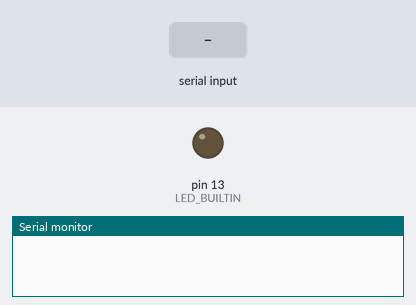
The sketch below on a simulated Arduino Uno, built with avr-gcc and run on an emulated ATmega328P. On the bench: output pins drawn as LEDs (lit = HIGH), the last lines printed to the serial monitor. The inputs (shaded band) are chosen by the test bench.

Above: at 1.2 s.
1.3 s: "a" received over Serial
At 2.5 s:
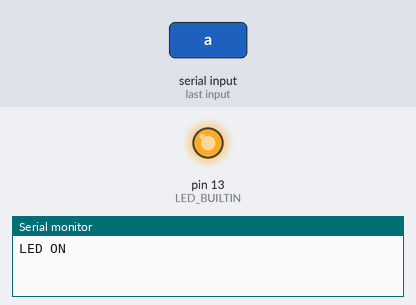
2.8 s: "b" received over Serial
At 3.3 s:
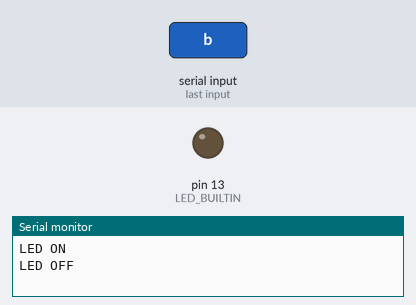
Timing chart, 0 to 5.8 s (numbered marks = the images above; inputs shaded):
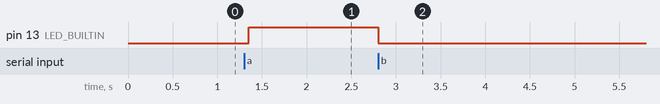

Measured:
- after the input at 1.3 s, pin 13 (LED_BUILTIN): LOW → HIGH after 0.05 s
- after the input at 2.8 s, pin 13 (LED_BUILTIN): HIGH → LOW at once

The sketch:

led-serial.ino
```cpp
String localsate = "off";

void setup() {
  pinMode(LED_BUILTIN, OUTPUT);
  Serial.begin(9600);
}
void loop() {
  if (Serial.available() > 0) {

    char state = Serial.read();
    if (state == 'a' || state == 'a') {
      digitalWrite(LED_BUILTIN, HIGH);
      Serial.println("LED ON");
       localsate = "on";
    }
    if (state == 'b' || state == 'b') {
      digitalWrite(LED_BUILTIN, LOW);
      Serial.println("LED OFF");
       localsate = "off";
    }
    if (state == 's' || state == 'S' ){
      Serial.println(localsate);
    }
  }
  delay(50);
}
```
